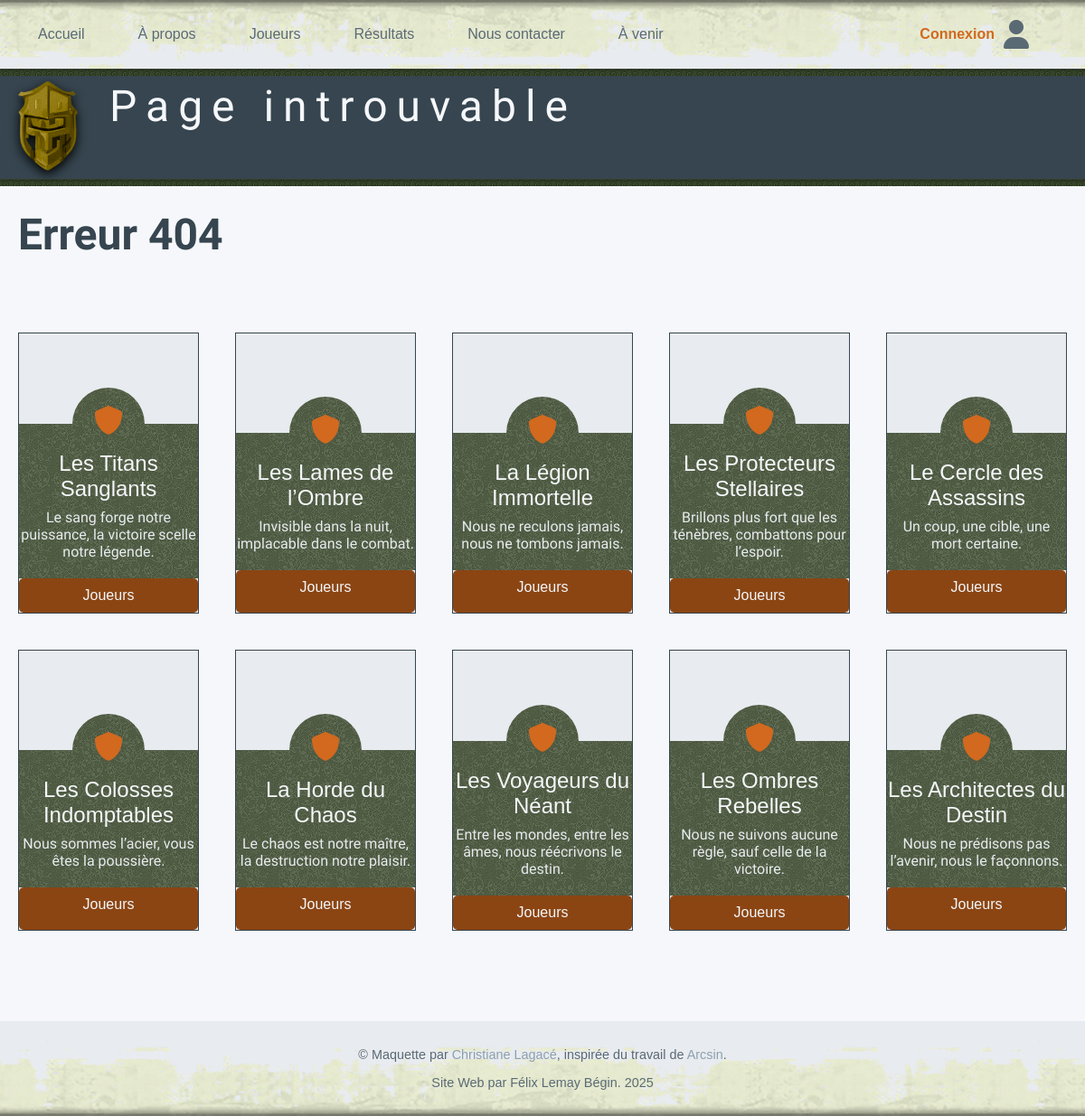
The app's page /, older data.
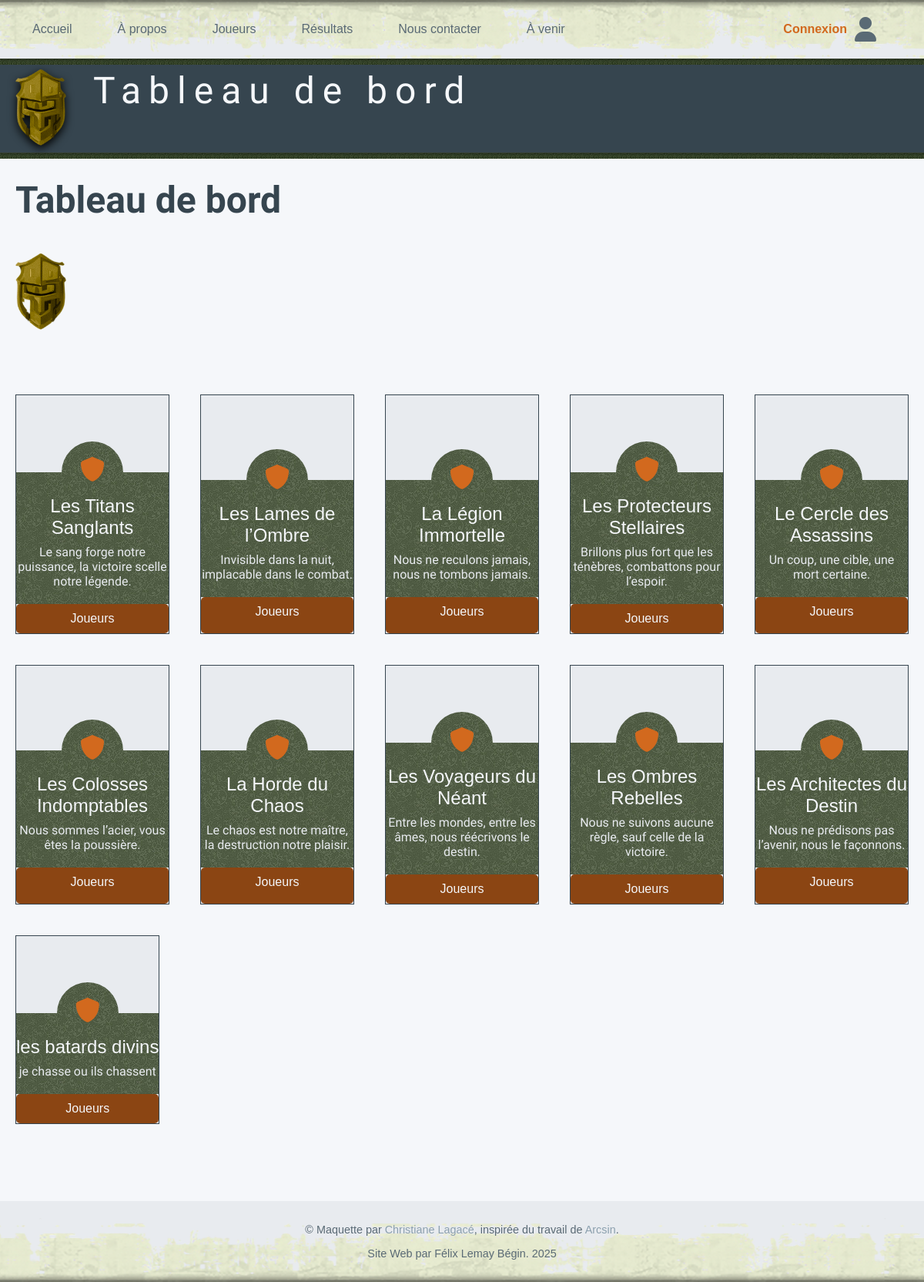
The same page, newer data.
### tables this page shows
CREATE TABLE `equipes` (
  `id` int NOT NULL,
  `nom` varchar(50) NOT NULL,
  `slogan` varchar(100) DEFAULT NULL,
  `commentaire` text,
  `dateajout` date NOT NULL,
  `jeu_id` int DEFAULT NULL
);

CREATE TABLE `pages` (
  `id` int NOT NULL,
  `url` varchar(255) NOT NULL,
  `titre` varchar(60) NOT NULL,
  `description` varchar(150) NOT NULL,
  `h1` varchar(100) NOT NULL,
  `accroche` varchar(255) DEFAULT NULL,
  `public` tinyint(1) NOT NULL,
  `texte` longtext NOT NULL,
  `modification` datetime NOT NULL
);

### include/configuration.inc (called while the page is built, shortened)
<?php
$supabase_pooler_url = getenv('SUPABASE_POOLER_URL');
if ($supabase_pooler_url)
{
    $parsed = parse_url($supabase_pooler_url);
    if (!$parsed || !isset($parsed['host'], $parsed['user'], $parsed['pass'], $parsed['path']))
    {
        die("L'URL de connexion Supabase est invalide ou mal formée.");
    }
    $host   = $parsed['host'];
    $port   = $parsed['port'] ?? 5432;
    $user   = $parsed['user'];
    $pass   = $parsed['pass'];
    $dbname = ltrim($parsed['path'], '/');
    $dsn    = "pgsql:host=$host;port=$port;dbname=$dbname";
    try
    {
        $pdo = new PDO($dsn, $user, $pass, [
            PDO::ATTR_ERRMODE => PDO::ERRMODE_EXCEPTION,
            PDO::ATTR_DEFAULT_FETCH_MODE => PDO::FETCH_ASSOC
        ]);
    }
    catch (PDOException $e)
    {
        die("Erreur de connexion PostgreSQL : " . $e->getMessage());
    }
}
else
{
    $dbHost = getenv('MYSQL_HOST')     ?: 'localhost';
    $dbName = getenv('MYSQL_DATABASE') ?: 'db_name';
    $dbUser = getenv('MYSQL_USER')     ?: 'user';
    $dbPass = getenv('MYSQL_PASSWORD') ?: 'pass';
    $dsn    = "mysql:host={$dbHost};dbname={$dbName};charset=utf8mb4";
    try
    {
        $pdo = new PDO($dsn, $dbUser, $dbPass, [
            PDO::ATTR_ERRMODE => PDO::ERRMODE_EXCEPTION,
            PDO::ATTR_DEFAULT_FETCH_MODE => PDO::FETCH_ASSOC
        ]);
    }
    catch (PDOException $e)
    {
        die("Erreur de connexion MySQL : " . $e->getMessage());
    }
}
    $nomPage = basename($_SERVER['SCRIPT_NAME']);
    $requete = "SELECT titre, description, h1, texte FROM pages WHERE url = :url";
    $stmt = $pdo->prepare($requete);
    $stmt->bindParam(':url', $nomPage);
    $stmt->execute();
    $resultat = $stmt->fetch(PDO::FETCH_ASSOC);
    if ($resultat)
    {
        $titre = $resultat['titre'];
        $h1 = $resultat['h1'];
    }
    else
    {
        $titre = "Page introuvable";
        $h1 = "Erreur 404";
    }
?>

### index.php (the view, shortened to what this page needs)
<?php
require ('include/configuration.inc');
require ('include/entete.inc');
$stmt = $pdo->prepare("SELECT texte FROM pages WHERE url = 'index.php'");
$stmt->execute();
$indexText = $stmt->fetchColumn();
if ($indexText) {
    echo '<div class="accueil-text">';
    echo $indexText;
    echo '</div>';
}
echo  '<div class="items">';
$requete = "SELECT nom, slogan, id FROM equipes";
$stmt = $pdo->query($requete);
if ($stmt) {
    if ($stmt->rowCount() > 0) {
        while ($enreg = $stmt->fetch(PDO::FETCH_NUM)) {
            echo '<div class="item first">';
            echo '<a href="#">';
            echo '<div class="content">';
            echo '</div>';
            echo '<div class="caption">';
            echo '<div class="middle">';
            echo '<i class="fa-solid fa-shield"></i>';
            echo '</div>';
            echo "<div class='title'>$enreg[0]</div>";
            echo "<div class='subtitle'>$enreg[1]</div>";
            echo '</div>';
            echo " <a href='details-equipe.php?id=" . $enreg[2] . "' class='boutton-style'>Joueurs</a> ";
            echo '</a>';
            echo '</div>';
        }
    } else {
        echo "<p class='message-avertissement'>Il n'y a présentement aucun item.</p>";
    }
} else {
    echo "<p class='message-erreur'>Nous sommes désolés, les items ne peuvent pas être affichés.</p>";
    echo_debug($pdo->errorInfo()[2]);
}
echo  '</div>';
echo  '</div>';
require ('include/pied-page.inc');

### include/entete.inc (shortened to what this page needs)
<?php
echo "<!DOCTYPE html>";
echo "<html lang='fr-CA'>";
echo "<head>";
echo "    <link rel='stylesheet' href='css/style.css'>";
echo "    <link rel='stylesheet' href='css/mes-styles.css'>";
echo "</head>";
echo "<body>";
echo "<nav>";
echo "  <div class='nav-container'>";
echo "    <div class='nav-gauche'>";
echo "      <a href='index.php'>Accueil</a>";
echo "      <a href='a-propos.php'>À propos</a>";
echo "      <a href='joueurs.php'>Joueurs</a>";
echo "      <a href='resultats.php'>Résultats</a>";
echo "      <a href='formulaire-contact.php'>Nous contacter</a>";
echo "      <a href='a-venir.php'>À venir</a>";
echo "    </div>";
echo "    <div class='nav-droite'>";
if (isset($_SESSION['usager'])) {
    echo '<a href="deconnecter.php" class="icone-auth" title="Déconnexion">';
    echo '<i class="fas fa-sign-out-alt"></i>';
    echo '</a>';
} else {
    echo '<a href="formulaire-authentification.php" class="icone-auth" title="Connexion">';
    echo '<span class="texte-auth">Connexion</span> <i class="fas fa-user"></i>';
    echo '</a>';
}
echo "    </div>";
echo "  </div>";
echo "</nav>";
echo "<div class='separation'></div>";
echo "<header>";
echo "    <div class='logo-text container'>";
echo "        <div class='logo'><img src='../medias/commun/LogoLANParty.png'></div>";
echo "        <div>";
echo "            <div class= title>$titre</div>";
echo "        </div>";
echo "    </div>";
echo "</header>";
echo "<div class='separation'></div>";
echo "<div id='main'>";
echo "    <div class='container'>";
echo "        <h1>$h1</h1>";
echo "        <div class='items'>";

Row changes from the older to the newer data that the page shows:
now on this page (row edited): pages: titre "Tableau de bord", h1 "Tableau de bord"
added equipes: nom "les batards divins", slogan "je chasse ou ils chassent"
Text that changed along with them:
$titre: "Page introuvable" → (not shown)
$h1: "Erreur 404" → (not shown)
